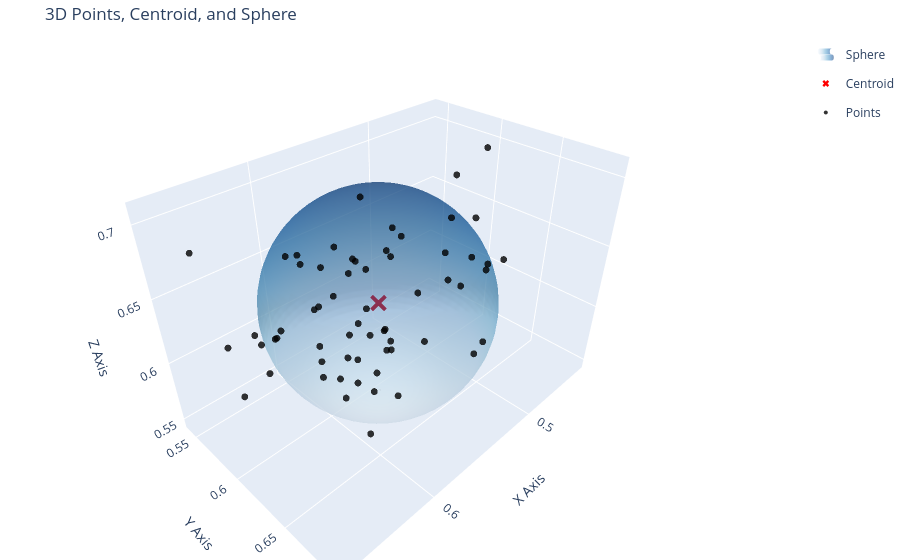

Here is the notebook cell this chart was saved with:
### Code cell
i=0
m = teda.c[i].mean
for j, x in enumerate(teda.c[i].x):
    if j ==0:
        r = np.linalg.norm(x-m)	
    else:
        if r<np.linalg.norm(x-m):
            r = np.linalg.norm(x-m)
R1 = max(teda.c[i].rM_)
R2 = np.linalg.norm(teda.c[i].xI-teda.c[i].mean)
R3 = np.linalg.norm(teda.c[i].Xmax-teda.c[i].mean)
print(teda.c[i].xI,teda.c[i].mean)

print( R1, R2, R3)
R = R1
if R2 > R1:
    R = R2
#plot_3d_points
# _and_sphere(teda.c[i].x, teda.c[i].mean, r)
plot_3d_points_and_sphere(teda.c[i].x, teda.c[i].mean, R3)

### Figure 1 — Plotly figure (JSON) as saved in the notebook; plotly's stock layout.template omitted (floating-point values rounded to 4 significant figures; data arrays with more than 128 entries replaced by an {"elided": "..."} marker saying what was removed)
{"data": [{"colorscale": [[0, "rgb(247,251,255)"], [0.125, "rgb(222,235,247)"], [0.25, "rgb(198,219,239)"], [0.375, "rgb(158,202,225)"], [0.5, "rgb(107,174,214)"], [0.625, "rgb(66,146,198)"], [0.75, "rgb(33,113,181)"], [0.875, "rgb(8,81,156)"], [1, "rgb(8,48,107)"]], "legendgroup": "Sphere", "name": "Sphere", "opacity": 0.5, "showlegend": true, "showscale": false, "type": "surface", "x": {"elided": "50x50 float values"}, "y": {"elided": "50x50 float values"}, "z": {"elided": "50x50 float values"}}, {"marker": {"color": "red", "size": 6, "symbol": "x"}, "mode": "markers", "name": "Centroid", "type": "scatter3d", "x": [0.5685], "y": [0.6171], "z": [0.633]}, {"marker": {"color": "black", "opacity": 0.8, "size": 4}, "mode": "markers", "name": "Points", "type": "scatter3d", "x": [0.6311, 0.5731, 0.5781, 0.6161, 0.6349, 0.6135, 0.6563, 0.6706, 0.6417, 0.6081, 0.6241, 0.5342, 0.5627, 0.5598, 0.5955, 0.6261, 0.5415, 0.5522, 0.5192, 0.5713, 0.5916, 0.6105, 0.6447, 0.5612, 0.5861, 0.5737, 0.5791, 0.6054, 0.6431, 0.5653, 0.6023, 0.57, 0.5798, 0.6042, 0.5347, 0.5204, 0.6146, 0.586, 0.6197, 0.6327, 0.6457, 0.5548, 0.6285, 0.4681, 0.6161, 0.661, 0.5324, 0.5549, 0.5135, 0.5924, 0.6034, 0.4918, 0.5261, 0.464, 0.5579, 0.5482, 0.5004, 0.4963, 0.4746, 0.4797, 0.5267, 0.4367], "y": [0.6563, 0.6016, 0.6057, 0.6164, 0.6419, 0.656, 0.5783, 0.6161, 0.5922, 0.6069, 0.5875, 0.6194, 0.5518, 0.5785, 0.6191, 0.6293, 0.5968, 0.6117, 0.6513, 0.5969, 0.6233, 0.5958, 0.6022, 0.6143, 0.6276, 0.6338, 0.6339, 0.5737, 0.5887, 0.5715, 0.5817, 0.6314, 0.6359, 0.6168, 0.6418, 0.6751, 0.6804, 0.6048, 0.6378, 0.5937, 0.617, 0.614, 0.6305, 0.5908, 0.6587, 0.5641, 0.5623, 0.5996, 0.6084, 0.6371, 0.6344, 0.6439, 0.664, 0.627, 0.5941, 0.6171, 0.6365, 0.6462, 0.5985, 0.6128, 0.6387, 0.5949], "z": [0.6194, 0.6592, 0.5844, 0.5995, 0.6395, 0.577, 0.6244, 0.6198, 0.6264, 0.6449, 0.6247, 0.625, 0.6277, 0.6336, 0.6231, 0.6379, 0.6516, 0.658, 0.688, 0.6581, 0.6322, 0.6709, 0.6118, 0.6049, 0.6224, 0.6071, 0.6268, 0.6646, 0.6325, 0.6538, 0.6676, 0.6932, 0.6116, 0.6556, 0.6662, 0.6696, 0.6263, 0.5902, 0.6144, 0.6265, 0.6479, 0.5921, 0.6655, 0.6465, 0.6743, 0.6865, 0.6757, 0.5538, 0.5649, 0.5854, 0.5983, 0.64, 0.5934, 0.5469, 0.6431, 0.6733, 0.6459, 0.6383, 0.685, 0.6015, 0.6409, 0.6931]}], "layout": {"margin": {"b": 0, "l": 0, "r": 0, "t": 40}, "scene": {"aspectmode": "data", "xaxis": {"title": {"text": "X Axis"}}, "yaxis": {"title": {"text": "Y Axis"}}, "zaxis": {"title": {"text": "Z Axis"}}}, "title": {"text": "3D Points, Centroid, and Sphere"}}}
